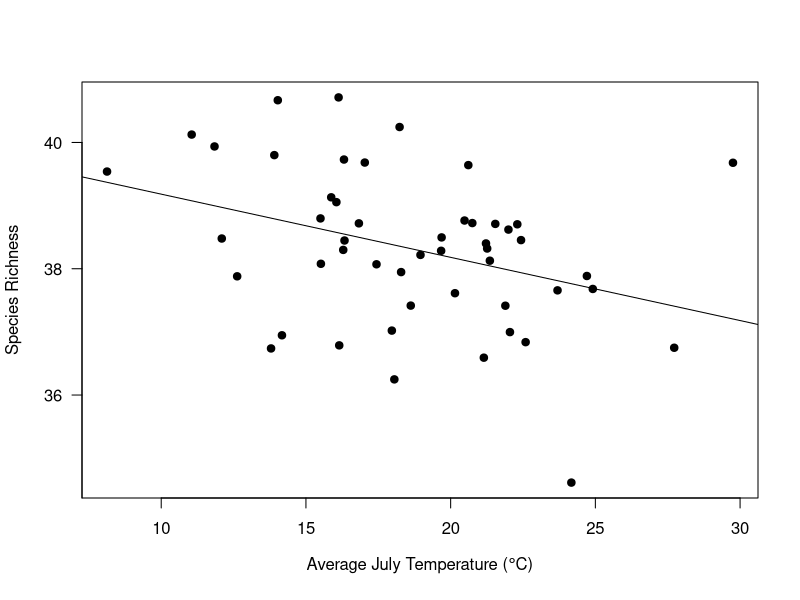

Write R code to recreate this figure.

temp <- rnorm(50, 20,5)

species <- 40 - (0.1*temp) + rnorm(50, 0 , 1)

plot(temp, species, ylab = "Species Richness", 
     xlab=expression(paste("Average July Temperature (",degree,"C)")),
     yaxt="n",pch=19)
axis(2, seq(30,40, by=2), las=2)


fit <- lm(species ~ temp)
summary(fit)

abline(fit)


